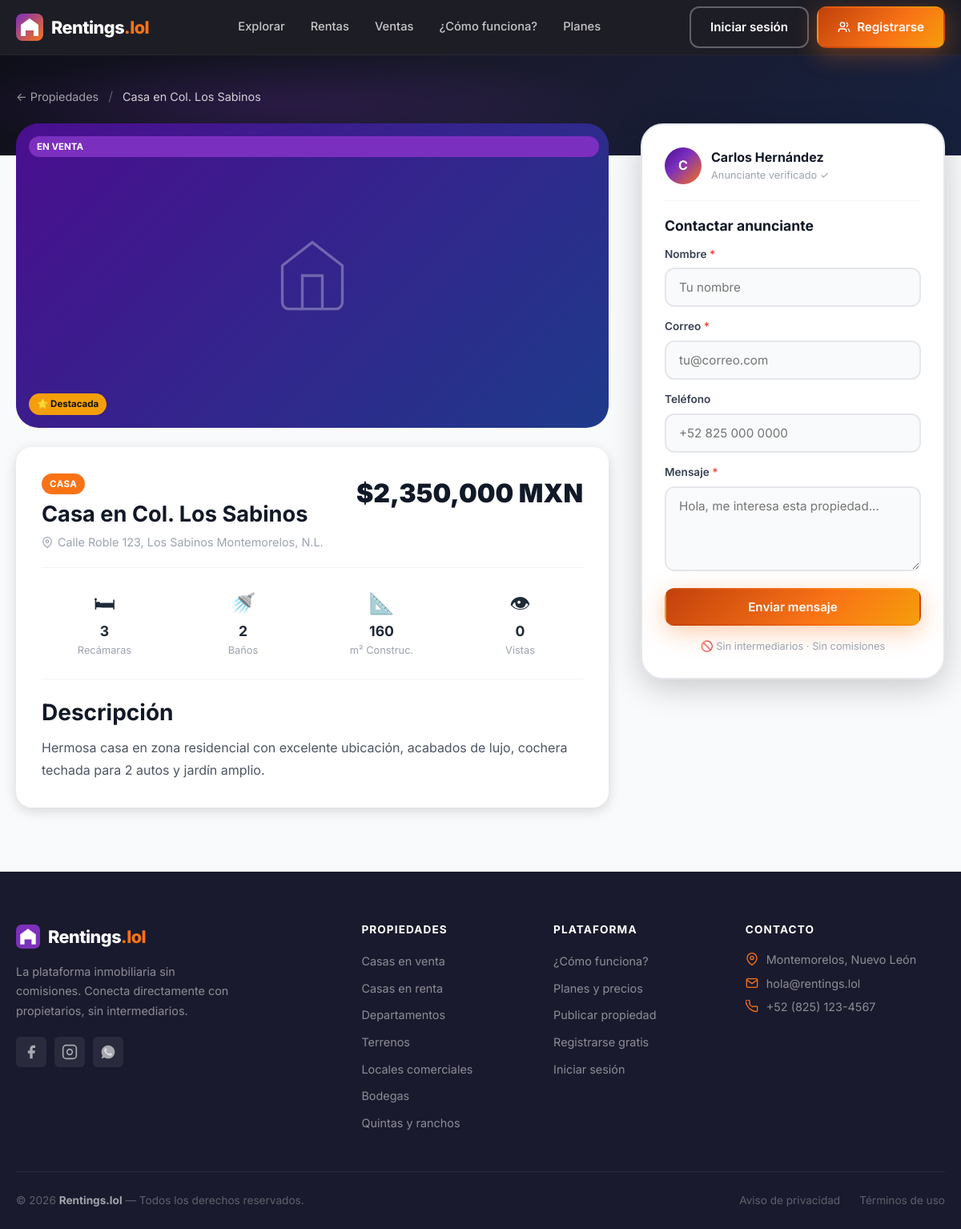
The page /pages/propiedad.php?id=1 on the database its author committed.
### tables this page shows
CREATE TABLE IF NOT EXISTS `propiedades` (
  `id`             INT(11) UNSIGNED NOT NULL AUTO_INCREMENT,
  `usuario_id`     INT(11) UNSIGNED NOT NULL,
  `titulo`         VARCHAR(200)     NOT NULL,
  `descripcion`    TEXT             NOT NULL,
  `tipo`           ENUM('casa','departamento','terreno','local','bodega','quinta','rancho','oficina') NOT NULL,
  `operacion`      ENUM('venta','renta','venta_renta') NOT NULL DEFAULT 'venta',
  `precio`         DECIMAL(12,2)    NOT NULL,
  `moneda`         ENUM('MXN','USD') NOT NULL DEFAULT 'MXN',
  `recamaras`      TINYINT(3)       DEFAULT 0,
  `banos`          TINYINT(3)       DEFAULT 0,
  `estacionamiento` TINYINT(3)      DEFAULT 0,
  `metros_c`       DECIMAL(10,2)    DEFAULT NULL COMMENT 'Metros construcción',
  `metros_t`       DECIMAL(10,2)    DEFAULT NULL COMMENT 'Metros terreno',
  `direccion`      VARCHAR(300)     NOT NULL,
  `colonia`        VARCHAR(100)     DEFAULT NULL,
  `ciudad`         VARCHAR(100)     NOT NULL DEFAULT 'Montemorelos',
  `estado`         VARCHAR(100)     NOT NULL DEFAULT 'Nuevo León',
  `cp`             VARCHAR(10)      DEFAULT NULL,
  `lat`            DECIMAL(10,8)    DEFAULT NULL,
  `lng`            DECIMAL(11,8)    DEFAULT NULL,
  `imagen_portada` VARCHAR(255)     DEFAULT NULL,
  `destacado`      TINYINT(1)       NOT NULL DEFAULT 0,
  `activo`         TINYINT(1)       NOT NULL DEFAULT 1,
  `vistas`         INT(11) UNSIGNED NOT NULL DEFAULT 0,
  `created_at`     DATETIME         NOT NULL DEFAULT CURRENT_TIMESTAMP,
  `updated_at`     DATETIME         NOT NULL DEFAULT CURRENT_TIMESTAMP ON UPDATE CURRENT_TIMESTAMP,
  PRIMARY KEY (`id`),
  FOREIGN KEY (`usuario_id`) REFERENCES `usuarios`(`id`) ON DELETE CASCADE,
  INDEX `idx_tipo` (`tipo`),
  INDEX `idx_operacion` (`operacion`),
  INDEX `idx_ciudad` (`ciudad`),
  INDEX `idx_activo` (`activo`)
);

CREATE TABLE IF NOT EXISTS `usuarios` (
  `id`             INT(11) UNSIGNED NOT NULL AUTO_INCREMENT,
  `nombre`         VARCHAR(100)     NOT NULL,
  `email`          VARCHAR(150)     NOT NULL UNIQUE,
  `password`       VARCHAR(255)     NOT NULL,
  `telefono`       VARCHAR(20)      DEFAULT NULL,
  `avatar`         VARCHAR(255)     DEFAULT NULL,
  `rol`            ENUM('usuario','anunciante','admin') NOT NULL DEFAULT 'usuario',
  `verificado`     TINYINT(1)       NOT NULL DEFAULT 0,
  `token_verif`    VARCHAR(100)     DEFAULT NULL,
  `activo`         TINYINT(1)       NOT NULL DEFAULT 1,
  `created_at`     DATETIME         NOT NULL DEFAULT CURRENT_TIMESTAMP,
  `updated_at`     DATETIME         NOT NULL DEFAULT CURRENT_TIMESTAMP ON UPDATE CURRENT_TIMESTAMP,
  PRIMARY KEY (`id`),
  INDEX `idx_email` (`email`)
);

### config/db.php (called while the page is built, shortened)
<?php
function sanitize($str) {
    return htmlspecialchars(strip_tags(trim($str)));
}
?>

### pages/propiedad.php (the view, shortened to what this page needs)
<?php
require_once __DIR__ . '/../includes/header.php';
$db = getDB();
$id = (int)($_GET['id'] ?? 0);
$stmt = $db->prepare("SELECT p.*, u.nombre as anunciante, u.telefono as tel_anunciante, u.email as email_anunciante FROM propiedades p LEFT JOIN usuarios u ON u.id=p.usuario_id WHERE p.id=? AND p.activo=1");
$stmt->execute([$id]);
$p = $stmt->fetch();
$db->prepare("UPDATE propiedades SET vistas=vistas+1 WHERE id=?")->execute([$id]);
$imgs = $db->prepare("SELECT url FROM imagenes WHERE propiedad_id=? ORDER BY orden ASC");
$imgs->execute([$id]);
$imagenes = $imgs->fetchAll();
$msgOk = $msgErr = '';
function fmtPrecio($n,$m='MXN'){return '$'.number_format($n,0,'.',',').' '.$m;}
function fmtTipo($t){$m=['casa'=>'Casa','departamento'=>'Departamento','terreno'=>'Terreno','local'=>'Local','bodega'=>'Bodega','quinta'=>'Quinta','rancho'=>'Rancho','oficina'=>'Oficina'];return $m[$t]??ucfirst($t);}
function fmtOp($o){$m=['venta'=>'En Venta','renta'=>'En Renta','venta_renta'=>'Venta/Renta'];return $m[$o]??ucfirst($o);}
?>
<div class="props-header" style="padding:40px 0 60px;">
  <div class="container">
    <div style="display:flex;align-items:center;gap:12px;flex-wrap:wrap;">
      <a href="/pages/propiedades.php" style="color:rgba(255,255,255,.6);font-size:.9rem;">← Propiedades</a>
      <span style="color:rgba(255,255,255,.3)">/</span>
      <span style="color:rgba(255,255,255,.8);font-size:.9rem;"><?=sanitize($p['titulo'])?></span>
    </div>
  </div>
</div>
<section style="background:var(--gray-50);padding:0 0 80px;margin-top:-40px;min-height:60vh;">
  <div class="container">
    <div style="display:grid;grid-template-columns:1fr 380px;gap:40px;align-items:start;" class="prop-detail-grid">
      <div>
        <div style="background:linear-gradient(135deg,var(--purple-dark),var(--blue-dark));border-radius:var(--radius-xl);overflow:hidden;height:380px;display:flex;align-items:center;justify-content:center;margin-bottom:12px;position:relative;">
          <?php if (!empty($imagenes)): ?>
            <img id="mainImage" src="<?=sanitize($imagenes[0]['url'])?>" alt="<?=sanitize($p['titulo'])?>" style="width:100%;height:100%;object-fit:cover;">
          <?php else: ?>
            <svg width="100" height="100" fill="none" stroke="white" stroke-width=".8" viewBox="0 0 24 24" style="opacity:.3;"><path d="M3 9l9-7 9 7v11a2 2 0 01-2 2H5a2 2 0 01-2-2V9z"/><polyline points="9,22 9,12 15,12 15,22"/></svg>
          <?php endif; ?>
          <span class="prop-op-badge <?=$p['operacion']?>" style="position:absolute;top:16px;left:16px;"><?=fmtOp($p['operacion'])?></span>
          <?php if ($p['destacado']): ?><span class="prop-destacado" style="position:absolute;bottom:16px;left:16px;">⭐ Destacada</span><?php endif; ?>
        </div>
        <div style="background:var(--white);border-radius:var(--radius-lg);padding:32px;margin-top:24px;box-shadow:var(--shadow);">
          <div style="display:flex;align-items:flex-start;justify-content:space-between;flex-wrap:wrap;gap:12px;margin-bottom:20px;">
            <div>
              <span class="prop-tipo-badge" style="position:static;display:inline-block;margin-bottom:8px;"><?=fmtTipo($p['tipo'])?></span>
              <h1 style="font-size:1.7rem;margin-bottom:6px;"><?=sanitize($p['titulo'])?></h1>
              <div style="display:flex;align-items:center;gap:6px;color:var(--gray-400);font-size:.9rem;">
                <svg width="14" height="14" fill="none" stroke="currentColor" stroke-width="2" viewBox="0 0 24 24"><path d="M21 10c0 7-9 13-9 13S3 17 3 10a9 9 0 0118 0z"/><circle cx="12" cy="10" r="3"/></svg>
                <?=sanitize($p['direccion'])?>, <?=sanitize($p['colonia']??'')?> <?=sanitize($p['ciudad'])?>, N.L.
              </div>
            </div>
            <div style="text-align:right;">
              <div style="font-size:2rem;font-weight:900;color:var(--gray-900);"><?=fmtPrecio($p['precio'],$p['moneda'])?></div>
            </div>
          </div>
          <div style="display:grid;grid-template-columns:repeat(auto-fit,minmax(120px,1fr));gap:16px;padding:24px 0;border-top:1px solid var(--gray-100);border-bottom:1px solid var(--gray-100);margin-bottom:24px;">
            <?php if($p['recamaras']):?><div style="text-align:center;"><div style="font-size:1.6rem;">🛏</div><div style="font-weight:700;font-size:1.1rem;"><?=$p['recamaras']?></div><div style="font-size:.8rem;color:var(--gray-400);">Recámaras</div></div><?php endif;?>
            <?php if($p['banos']):    ?><div style="text-align:center;"><div style="font-size:1.6rem;">🚿</div><div style="font-weight:700;font-size:1.1rem;"><?=$p['banos']?></div><div style="font-size:.8rem;color:var(--gray-400);">Baños</div></div><?php endif;?>
            <?php if($p['metros_c']): ?><div style="text-align:center;"><div style="font-size:1.6rem;">📐</div><div style="font-weight:700;font-size:1.1rem;"><?=(int)$p['metros_c']?></div><div style="font-size:.8rem;color:var(--gray-400);">m² Construc.</div></div><?php endif;?>
            <div style="text-align:center;"><div style="font-size:1.6rem;">👁</div><div style="font-weight:700;font-size:1.1rem;"><?=$p['vistas']?></div><div style="font-size:.8rem;color:var(--gray-400);">Vistas</div></div>
          </div>
          <h3 style="margin-bottom:12px;">Descripción</h3>
          <p style="line-height:1.8;"><?=nl2br(sanitize($p['descripcion']))?></p>
        </div>
      </div>
      <div style="position:sticky;top:88px;">
        <div style="background:var(--white);border-radius:var(--radius-xl);padding:28px;box-shadow:var(--shadow-lg);border:2px solid var(--gray-200);">
          <div style="display:flex;align-items:center;gap:12px;margin-bottom:20px;padding-bottom:20px;border-bottom:1px solid var(--gray-100);">
            <div class="prop-avatar" style="width:46px;height:46px;font-size:1rem;"><?=strtoupper(substr($p['anunciante'],0,1))?></div>
            <div>
              <div style="font-weight:700;color:var(--gray-900);"><?=sanitize($p['anunciante'])?></div>
              <div style="font-size:.8rem;color:var(--gray-400);">Anunciante verificado ✓</div>
            </div>
          </div>
          <?php if (!$msgOk): ?>
          <form method="POST" action="" class="form-stack" style="gap:14px;" data-validate>
            <h3 style="margin-bottom:0;font-size:1.1rem;">Contactar anunciante</h3>
            <div>
              <label class="form-label" for="c_nombre">Nombre <span style="color:#EF4444">*</span></label>
              <input type="text" id="c_nombre" name="c_nombre" class="form-input" placeholder="Tu nombre" required>
            </div>
            <div>
              <label class="form-label" for="c_email">Correo <span style="color:#EF4444">*</span></label>
              <input type="email" id="c_email" name="c_email" class="form-input" placeholder="tu@correo.com" required>
            </div>
            <div>
              <label class="form-label" for="c_telefono">Teléfono</label>
              <input type="tel" id="c_telefono" name="c_telefono" class="form-input" placeholder="+52 825 000 0000">
            </div>
            <div>
              <label class="form-label" for="c_mensaje">Mensaje <span style="color:#EF4444">*</span></label>
              <textarea id="c_mensaje" name="c_mensaje" class="form-input" rows="4" placeholder="Hola, me interesa esta propiedad..." required style="resize:vertical;"></textarea>
            </div>
            <button type="submit" name="contactar" class="btn btn-primary w-full" style="justify-content:center;">
              Enviar mensaje
            </button>
          </form>
          <?php endif; ?>
          <div style="margin-top:16px;display:flex;align-items:center;gap:6px;justify-content:center;color:var(--gray-400);font-size:.8rem;">
            🚫 Sin intermediarios · Sin comisiones
          </div>
        </div>
      </div>
    </div>
  </div>
</section>
<?php require_once __DIR__ . '/../includes/footer.php'; ?>

### assets/css/style.css (style rules this page uses)
:root { --purple-dark: #4A0E8F; --purple: #7B2FBE; --purple-light: #9D50E0; --purple-pale: #F3E8FF; --blue-dark: #1E3A8A; --blue: #2563EB; --blue-light: #3B82F6; --blue-pale: #EFF6FF; --orange-dark: #C2410C; --orange: #F97316; --orange-light: #FB923C; --yellow: #F59E0B; --yellow-light: #FCD34D; --black: #0F0F0F; --dark: #1A1A2E; --dark-2: #16213E; --gray-900: #111827; --gray-800: #1F2937; --gray-700: #374151; --gray-600: #4B5563; --gray-500: #6B7280; --gray-400: #9CA3AF; --gray-300: #D1D5DB; --gray-200: #E5E7EB; --gray-100: #F3F4F6; --gray-50: #F9FAFB; --white: #FFFFFF; --gradient-main: linear-gradient(135deg, var(--purple-dark) 0%, var(--purple) 40%, var(--orange) 100%); --gradient-hero: linear-gradient(135deg, #0F0F1A 0%, #1A1A2E 50%, #16213E 100%); --gradient-card: linear-gradient(135deg, var(--purple) 0%, var(--blue) 100%); --gradient-btn: linear-gradient(135deg, var(--orange-dark) 0%, var(--orange) 60%, var(--yellow) 100%); --shadow-sm: 0 1px 3px rgba(0,0,0,.12), 0 1px 2px rgba(0,0,0,.08); --shadow: 0 4px 16px rgba(0,0,0,.15); --shadow-lg: 0 10px 40px rgba(0,0,0,.2); --shadow-xl: 0 20px 60px rgba(0,0,0,.3); --shadow-purple: 0 8px 30px rgba(123,47,190,.35); --shadow-orange: 0 8px 30px rgba(249,115,22,.35); --radius-sm: 6px; --radius: 12px; --radius-lg: 20px; --radius-xl: 28px; --font: 'Inter', -apple-system, BlinkMacSystemFont, 'Segoe UI', sans-serif; --transition: .25s ease; }
*, *::before, *::after { box-sizing: border-box; margin: 0; padding: 0; }
html { scroll-behavior: smooth; font-size: 16px; }
body { font-family: var(--font); background: var(--white); color: var(--gray-800); line-height: 1.6; overflow-x: hidden; }
a { color: inherit; text-decoration: none; transition: color var(--transition); }
button { cursor: pointer; border: none; background: none; font-family: var(--font); }
input, select, textarea { font-family: var(--font); }
.container { width: 100%; max-width: 1240px; margin: 0 auto; padding: 0 20px; }
h1,h2,h3,h4,h5,h6 { line-height: 1.25; font-weight: 700; color: var(--gray-900); }
h1 { font-size: clamp(2rem, 5vw, 3.5rem); }
h3 { font-size: clamp(1.2rem, 3vw, 1.75rem); }
p { color: var(--gray-600); line-height: 1.7; }
.btn { display: inline-flex; align-items: center; gap: 8px; padding: 12px 24px; border-radius: var(--radius); font-weight: 600; font-size: .95rem; transition: all var(--transition); white-space: nowrap; border: 2px solid transparent; }
.btn-primary { background: var(--gradient-btn); color: var(--white); box-shadow: var(--shadow-orange); }
.prop-tipo-badge { position: absolute; top: 12px; left: 12px; background: var(--orange); color: var(--white); font-size: .72rem; font-weight: 700; padding: 4px 10px; border-radius: 50px; text-transform: uppercase; letter-spacing: .04em; }
.prop-op-badge { position: absolute; top: 12px; right: 12px; font-size: .72rem; font-weight: 700; padding: 4px 10px; border-radius: 50px; text-transform: uppercase; }
.prop-op-badge.venta { background: var(--purple); color: var(--white); }
.prop-destacado { position: absolute; bottom: 12px; left: 12px; background: var(--yellow); color: var(--black); font-size: .72rem; font-weight: 700; padding: 4px 10px; border-radius: 50px; display: flex; align-items: center; gap: 4px; }
.prop-avatar { width: 28px; height: 28px; border-radius: 50%; background: var(--gradient-main); display: flex; align-items: center; justify-content: center; color: var(--white); font-size: .7rem; font-weight: 700; flex-shrink: 0; }
.form-stack { display: flex; flex-direction: column; gap: 18px; }
.form-label { display: block; font-size: .85rem; font-weight: 600; color: var(--gray-700); margin-bottom: 6px; }
.form-input { width: 100%; padding: 13px 16px; border: 2px solid var(--gray-200); border-radius: var(--radius); font-size: .95rem; color: var(--gray-800); background: var(--gray-50); transition: border-color var(--transition), box-shadow var(--transition); outline: none; appearance: none; }
.props-header { background: var(--gradient-hero); padding: 48px 0 80px; position: relative; }
.props-header::after { content: ''; position: absolute; inset: 0; background: radial-gradient(ellipse 60% 80% at 30% 50%, rgba(123,47,190,.2) 0%, transparent 60%); }
.props-header .container { position: relative; z-index: 1; }
.w-full { width: 100%; }

### rows shown on the page
propiedades: titulo "Casa en Col. Los Sabinos", operacion "EN VENTA", tipo "CASA", direccion "Calle Roble 123", colonia "Los Sabinos", ciudad "Montemorelos", fmtPrecio($p['precio'],$p['moneda']) "$2,350,000 MXN", recamaras "3", banos "2", metros_c "160", vistas "0", descripcion "Hermosa casa en zona residencial con excelente ubicación, acabados de lujo, cochera techada para 2 autos y jardín amplio.", usuario.nombre "C", usuario.nombre "Carlos Hernández"
